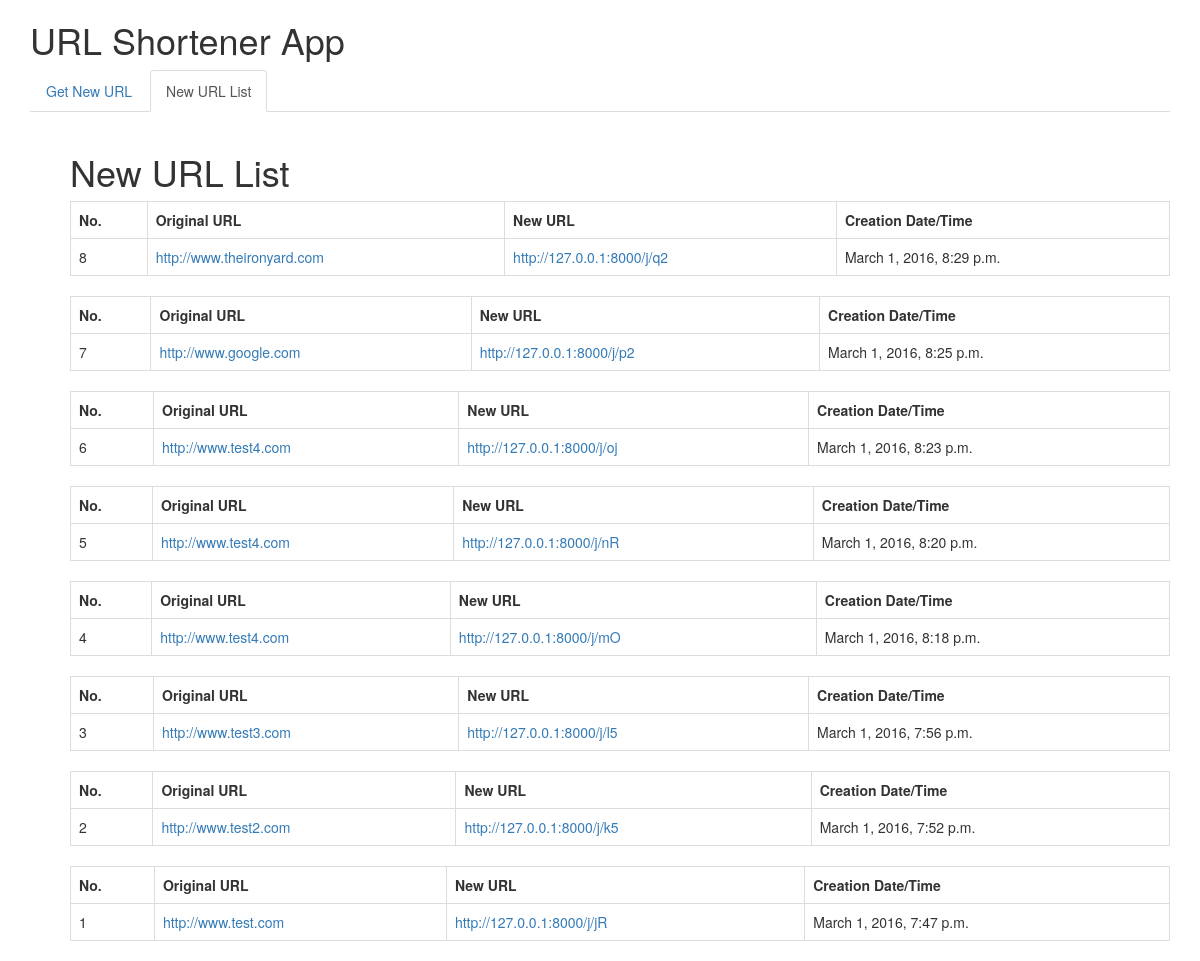
The page /list/ on the database as committed earlier.
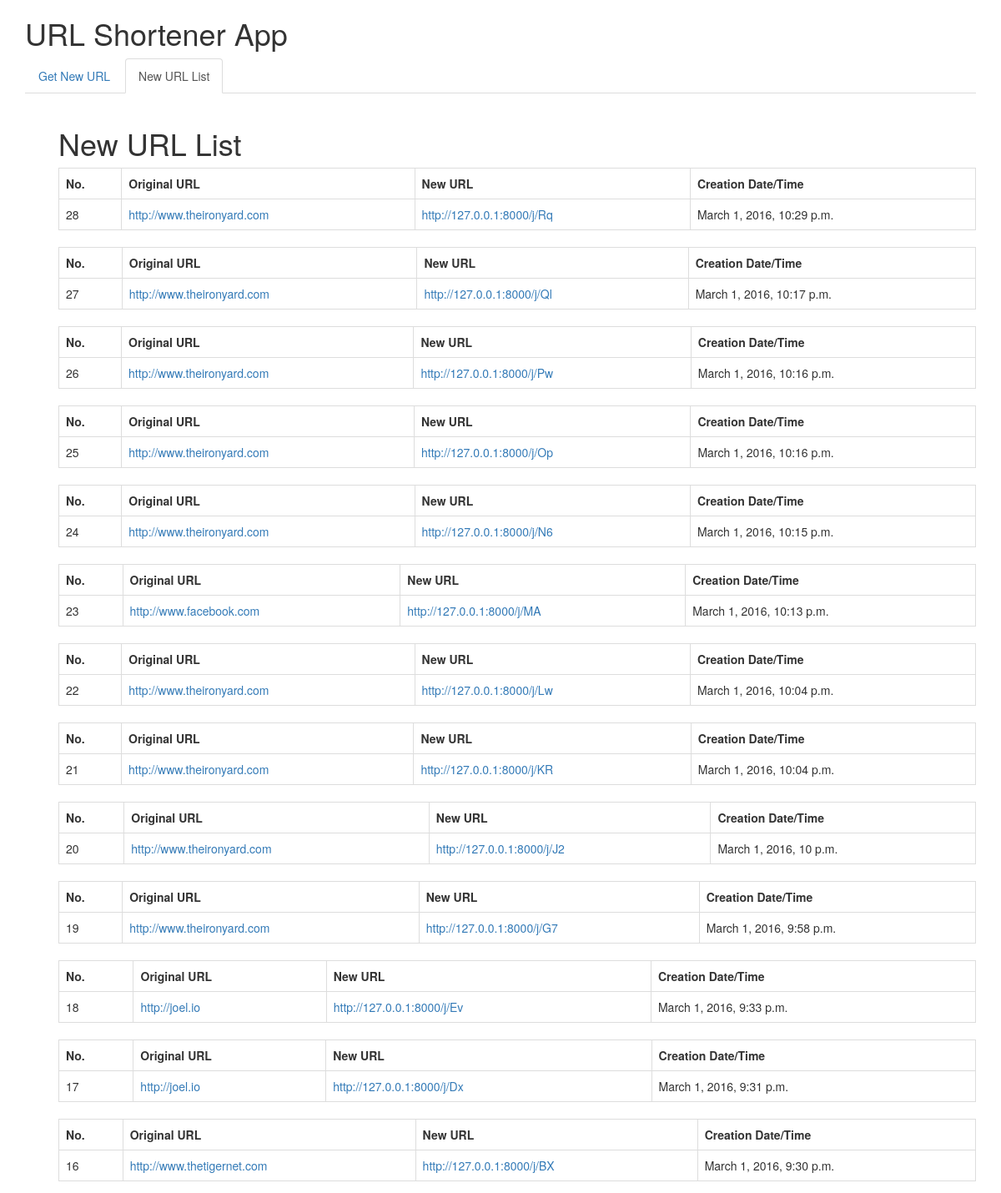
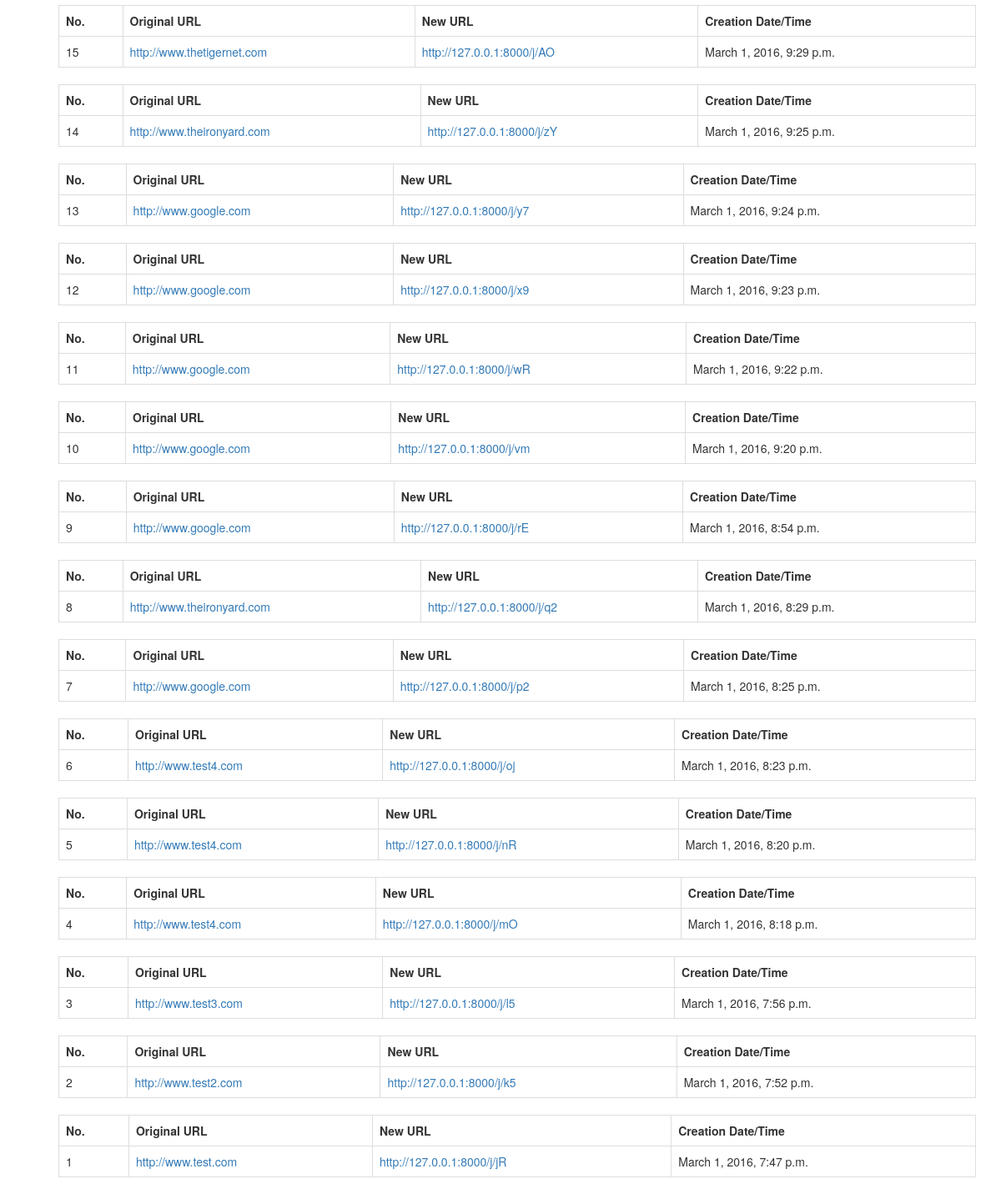
The same page on the database as committed later (2 pictures, top to bottom).
### app/models.py (models this page shows, shortened)
class Bookmark(models.Model):
    input_url = models.URLField()
    title = models.CharField(max_length=40)
    description = models.TextField(blank=True)
    output_url = models.CharField(max_length=100)
    timestamp = models.DateTimeField(auto_now_add=True)
    class Meta:
        ordering = ["-timestamp"]

### app/views.py (the view)
# urls.py: url(r'^list/$', BookmarkListView.as_view(), name='list_view'),
class BookmarkListView(ListView):
    model = Bookmark

### templates/app/bookmark_list.html
{% extends 'base.html' %}
    {% block content %}
<ul class="nav nav-tabs">
  <li role="presentation" ><a href="{% url 'first_view' %}">Get New URL</a></li>
  <li role="presentation" class="active"><a href="#">New URL List</a></li>
</ul>
<br>
<ul>
<div>
    <h1>New URL List</h1>
</div>
    {% for url in object_list %}
<table class="table table-bordered">
    <tr>
        <th> No. </th>
        <th> Original URL </th>
        <th> New URL </th>
        <th> Creation Date/Time </th>
    </tr>
    <tr>
        <td>{{ url.id }}</td>
        <td><a href="{{ url.input_url }}">{{ url.input_url }}</a></td>
        <td><a href="{{ url.input_url }}">http://127.0.0.1:8000/j/{{ url.output_url }}</a></td>
        <td> {{ url.timestamp }}</td>
    </tr>
</table>
{% endfor %}
</ul>
{% endblock %}

Rows that differ between the two databases and show on the page:
added Bookmark: id "28", input_url "http://www.theironyard.com", output_url "Rq", timestamp "March 1, 2016, 10:29 p.m."
added Bookmark: id "27", input_url "http://www.theironyard.com", output_url "Ql", timestamp "March 1, 2016, 10:17 p.m."
added Bookmark: id "26", input_url "http://www.theironyard.com", output_url "Pw", timestamp "March 1, 2016, 10:16 p.m."
added Bookmark: id "25", input_url "http://www.theironyard.com", output_url "Op", timestamp "March 1, 2016, 10:16 p.m."
added Bookmark: id "24", input_url "http://www.theironyard.com", output_url "N6", timestamp "March 1, 2016, 10:15 p.m."
added Bookmark: id "23", input_url "http://www.facebook.com", output_url "MA", timestamp "March 1, 2016, 10:13 p.m."
added Bookmark: id "22", input_url "http://www.theironyard.com", output_url "Lw", timestamp "March 1, 2016, 10:04 p.m."
added Bookmark: id "21", input_url "http://www.theironyard.com", output_url "KR", timestamp "March 1, 2016, 10:04 p.m."
added Bookmark: id "20", input_url "http://www.theironyard.com", output_url "J2", timestamp "March 1, 2016, 10 p.m."
added Bookmark: id "19", input_url "http://www.theironyard.com", output_url "G7", timestamp "March 1, 2016, 9:58 p.m."
added Bookmark: id "18", input_url "http://joel.io", output_url "Ev", timestamp "March 1, 2016, 9:33 p.m."
added Bookmark: id "17", input_url "http://joel.io", output_url "Dx", timestamp "March 1, 2016, 9:31 p.m."
added Bookmark: id "16", input_url "http://www.thetigernet.com", output_url "BX", timestamp "March 1, 2016, 9:30 p.m."
added Bookmark: id "15", input_url "http://www.thetigernet.com", output_url "AO", timestamp "March 1, 2016, 9:29 p.m."
added Bookmark: id "14", input_url "http://www.theironyard.com", output_url "zY", timestamp "March 1, 2016, 9:25 p.m."
added Bookmark: id "13", input_url "http://www.google.com", output_url "y7", timestamp "March 1, 2016, 9:24 p.m."
added Bookmark: id "12", input_url "http://www.google.com", output_url "x9", timestamp "March 1, 2016, 9:23 p.m."
added Bookmark: id "11", input_url "http://www.google.com", output_url "wR", timestamp "March 1, 2016, 9:22 p.m."
added Bookmark: id "10", input_url "http://www.google.com", output_url "vm", timestamp "March 1, 2016, 9:20 p.m."
added Bookmark: id "9", input_url "http://www.google.com", output_url "rE", timestamp "March 1, 2016, 8:54 p.m."
